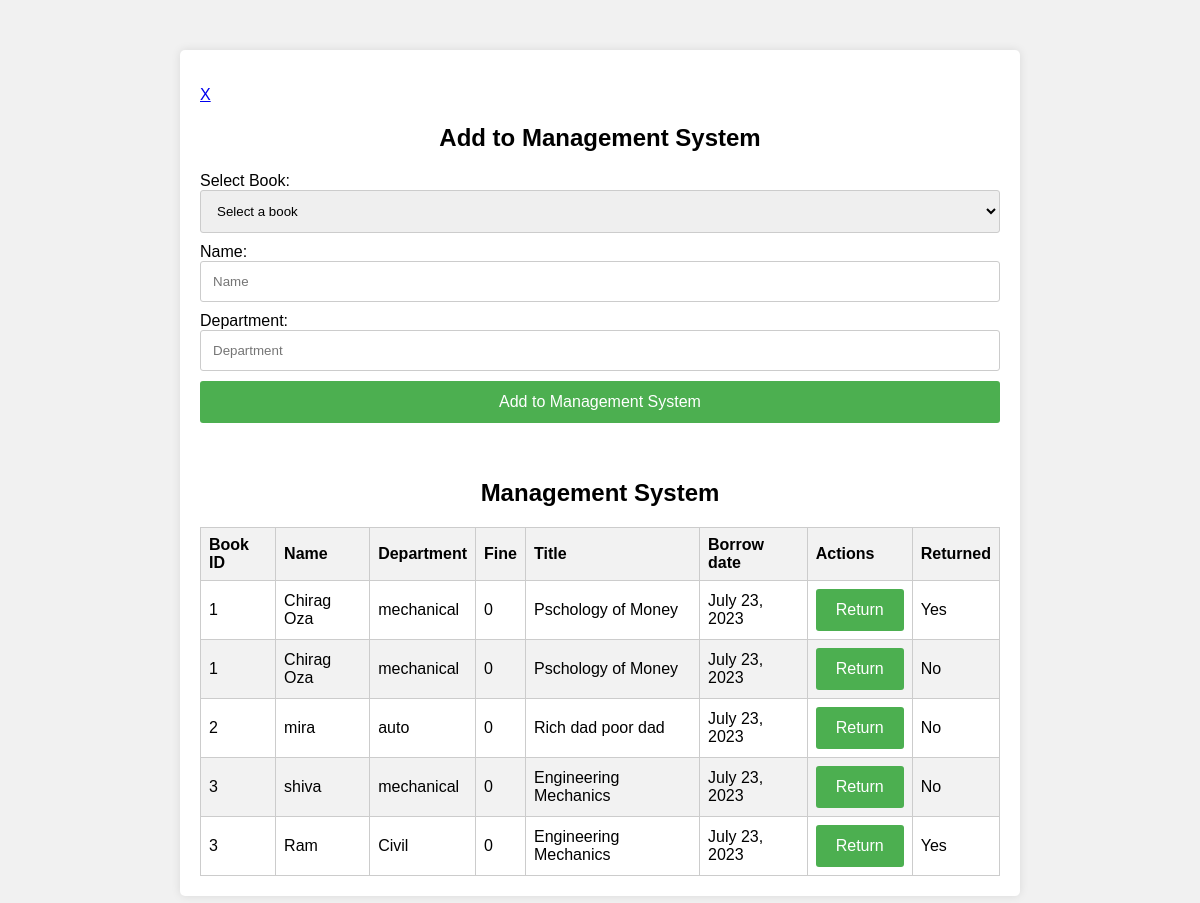
The page /borrow (signed in) on the database its author committed.
### app/models.py (models this page shows, shortened)
class Borrower(models.Model):
    book = models.ForeignKey(Book, on_delete=models.CASCADE)
    name = models.CharField(max_length=100)
    department = models.CharField(max_length=100)
    borrow_date = models.DateField()
    fine = models.IntegerField()
    returned = models.CharField(max_length=3, choices=[('Yes', 'Yes'), ('No', 'No')], default='No')

class Book(models.Model):
    user = models.ForeignKey(User, on_delete=models.CASCADE)
    image = models.ImageField(upload_to="media/")
    book_upload = models.FileField(upload_to="pdf/")
    title = models.CharField(max_length=100)
    author = models.CharField(max_length=100)
    publication_date = models.DateField()

### app/views.py (the view, shortened to what this page needs)
# urls.py: path("borrow", add_borrower ,name="borrow"),
@login_required(login_url="index")
def add_borrower(request):
    books = Book.objects.all()
    borrows = Borrower.objects.all()
    return render(request, 'app/showed_borrowed_mgmt.html', {"books": books, "borrows": borrows})

### app/templates/app/showed_borrowed_mgmt.html (shortened to what this page needs)
<!DOCTYPE html>
<html>
<head>
</head>
<body>
    <div class="container">
        <p><a href="{% url 'book_list' %}">X</a></p>
        <h2>Add to Management System</h2>
        <form method="post" action="{% url 'borrow' %}">
            <label for="book_select">Select Book:</label>
            <select id="book_select" name="book_select" required>
                <option value="" disabled selected>Select a book</option>
            </select>
            <label for="name">Name:</label>
            <input type="text" id="name" name="name" placeholder="Name" required>
            <label for="department">Department:</label>
            <input type="text" id="department" name="department" placeholder="Department" required>
            <input type="submit" value="Add to Management System">
        </form>
        <br><br>
        <h2>Management System</h2>
        <table>
            <thead>
                <tr>
                    <th>Book ID</th>
                    <th>Name</th>
                    <th>Department</th>
                    <th>Fine</th>
                    <th>Title</th>
                    <th>Borrow date</th>
                    <th>Actions</th>
                    <th>Returned</th>
                </tr>
            </thead>
            <tbody>
                {% for borrow in borrows %}
                <tr>
                    <td>{{ borrow.book_id }}</td>
                    <td>{{ borrow.name }}</td>
                    <td>{{ borrow.department }}</td>
                    <td>{{ borrow.fine }}</td>
                    <td>{{ borrow.book.title }}</td>
                    <td>{{ borrow.borrow_date }}</td>
                    <td>
                        <form method="post" action="{% url 'return_book' pk=borrow.pk %}">
                            <input type="submit" value="Return">
                        </form>
                    </td>
                    <td>{{ borrow.returned }}</td>
                </tr>
                {% endfor %}
            </tbody>
        </table>
    </div>
</body>
</html>

### app/templates/app/showed_borrowed_mgmt.html (style rules this page uses)
body { font-family: Arial, sans-serif; background-color: #f1f1f1; }
.container { max-width: 800px; margin: 0 auto; padding: 20px; background-color: #fff; box-shadow: 0px 0px 10px rgba(0, 0, 0, 0.1); border-radius: 5px; margin-top: 50px; }
h2 { text-align: center; margin-bottom: 20px; }
form { display: flex; flex-direction: column; }
input[type="text"], input[type="date"], input[type="file"], select { margin-bottom: 10px; padding: 12px; border: 1px solid #ccc; border-radius: 3px; box-sizing: border-box; }
input[type="submit"] { background-color: #4CAF50; color: #fff; padding: 12px 20px; border: none; border-radius: 3px; cursor: pointer; font-size: 16px; }
table { width: 100%; border-collapse: collapse; margin-top: 20px; }
th, td { border: 1px solid #ccc; padding: 8px; text-align: left; }
thead th { background-color: #f2f2f2; scroll-behavior: auto; }
tbody tr:nth-child(even) { background-color: #f2f2f2; }

### rows shown on the page
Borrower: book_id "1", name "Chirag Oza", department "mechanical", fine "0", book "Pschology of Money", borrow_date "July 23, 2023", returned "Yes"
Borrower: book_id "1", name "Chirag Oza", department "mechanical", fine "0", book "Pschology of Money", borrow_date "July 23, 2023", returned "No"
Borrower: book_id "2", name "mira", department "auto", fine "0", book "Rich dad poor dad", borrow_date "July 23, 2023", returned "No"
Borrower: book_id "3", name "shiva", department "mechanical", fine "0", book "Engineering Mechanics", borrow_date "July 23, 2023", returned "No"
Borrower: book_id "3", name "Ram", department "Civil", fine "0", book "Engineering Mechanics", borrow_date "July 23, 2023", returned "Yes"
